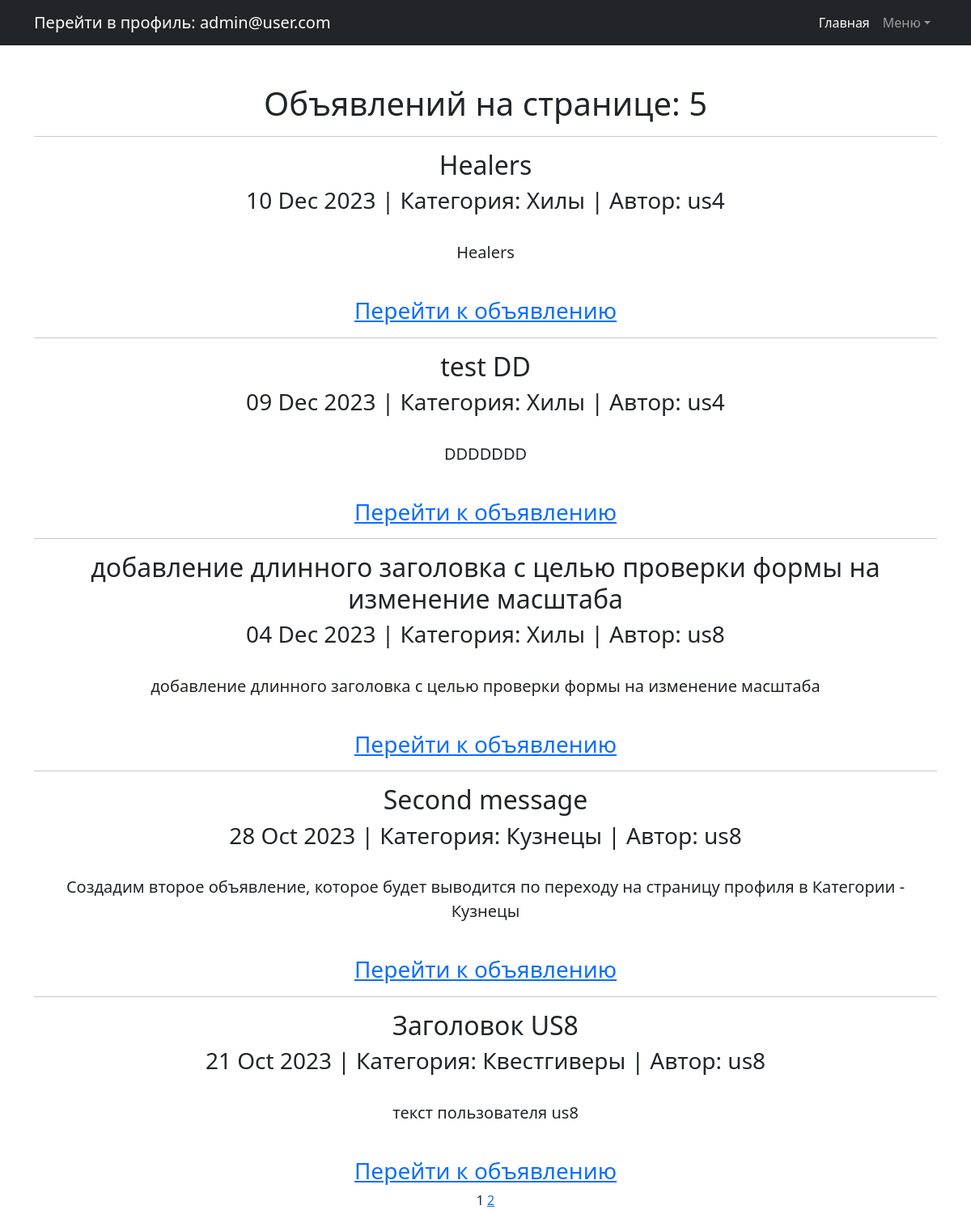
/messages/ (signed in), run on the app's committed database.
### Board/models.py (models this page shows, shortened)
class Message(models.Model):
    VARIETY = (
        ('Tanks', 'Танки'),
        ('Healers', 'Хилы'),
        ('DD', 'ДД'),
        ('Traders', 'Торговцы'),
        ('Gildmasters', 'Гилдмастеры'),
        ('Questgivers', 'Квестгиверы'),
        ('Blacksmiths', 'Кузнецы'),
        ('Tanners', 'Кожевники'),
        ('PotionMakers', 'Зельевары'),
        ('SpellMasters', 'Мастера заклинаний'),
    )
    message_header = models.CharField(max_length=255, default='', verbose_name='Заголовок')  # Заголовок объявления
    message_text = models.TextField(default="", verbose_name='Текст объявления')  # Текстовое содержимое объявления
    data_create = models.DateTimeField(auto_now_add=True, verbose_name='Дата создания')  # Дата создания объявления
    category = models.CharField(max_length=20, choices=VARIETY, default='Tanks', blank=False, verbose_name='Категория')
    files = models.FileField(upload_to='files/%Y/%m/%d', verbose_name='Файл',
                             default=None, null=True, blank=True)
    photo = models.ImageField(upload_to='photos/%Y/%m/%d', verbose_name='Фото',
                              default=None, null=True, blank=True)
    message_user = models.ForeignKey(User, related_name='m_user', on_delete=models.CASCADE)

### Board/views.py (the view)
# urls.py: path('messages/', MessageList.as_view(), name='message_list'),  # вывод Объявлений на базе ListView
class MessageList(ListView):
    model = Message
    ordering = '-data_create'
    template_name = 'messages.html'
    context_object_name = 'messages'
    paginate_by = 5

### templates/messages.html (shortened to what this page needs)
{% extends 'default.html' %}
{% block content %}
<h1>Объявлений на странице: {{messages|length}}</h1>
    {% if messages %}
        {% for message in messages %}
            <hr>
            <h2>{{ message.message_header }}</h2>
            <h3>{{ message.data_create|date:'d M Y' }}  |  Категория: {{ message.get_category_display }}  |  Автор: {{ message.message_user }}</h3>
            <br>
            <p class="lead">{{ message.message_text }}</p>
            <br>
            {% if  request.user.id  !=  message.message_user.id  %}
                <h3><a href="{% url 'message_detail' pk=message.id %}">Перейти к объявлению</a></h3>
            {% else %}
                <h3><a href="{% url 'message_detail' pk=message.id %}">Перейти к объявлению</a></h3>
                <h3><a href="{% url 'message_edit' pk=message.id %}">Изменить</a> |
                <a href="{% url 'message_delete' message.id %}">Удалить</a></h3>
            {% endif %}
        {% endfor %}
   {% else %}
       <h2>Статей нет!</h2>
   {% endif %}
   {{ page_obj.number }}
   {% if page_obj.has_next %}
       <a href="?page={{ page_obj.next_page_number }}">{{ page_obj.next_page_number }}</a>
   {% endif %}
{% endblock content %}

### templates/default.html (shortened to what this page needs)
<!DOCTYPE html>
<html lang="en">
    <head>
        {% load static %}
        <link href="{% static 'css/styles.css' %}" rel="stylesheet" />
    </head>
    <body>
        <nav class="navbar navbar-expand-lg navbar-dark bg-dark">
            <div class="container">
                {% if user.is_authenticated %}
                    <a class="navbar-brand" href="{% url 'profile' %}">Перейти в профиль: {{request.user.email}}</a>
                {% else %}
                    <div class="navbar-brand">Не авторизованный пользователь:
                        <a class="navbar-brand" href="{% url 'register' %}">Зарегистрируйтесь</a>
                        или
                        <a class="navbar-brand" href="{% url 'login' %}">Войдите на портал</a>
                    </div>
                {% endif %}
                <div class="collapse navbar-collapse" id="navbarSupportedContent">
                    <ul class="navbar-nav ms-auto mb-2 mb-lg-0">
                        <li class="nav-item"><a class="nav-link active" aria-current="page" href="{% url 'message_list' %}">Главная</a></li>
                        <li class="nav-item dropdown">
                            <a class="nav-link dropdown-toggle" id="navbarDropdown" href="#" role="button" data-bs-toggle="dropdown" aria-expanded="true">Меню</a>
                        </li>
                    </ul>
                </div>
            </div>
        </nav>
        <div class="container">
            <div class="text-center mt-5">
                <h3>{% block content %}{{ flatpage.content }}{% endblock content %}</h3>
            </div>
        </div>
    </body>
</html>

### data on the page
Message: message_header "Healers", data_create "10 Dec 2023", category "Хилы", message_user "us4", message_text "Healers", shows "Перейти к объявлению"
Message: message_header "test DD", data_create "09 Dec 2023", category "Хилы", message_user "us4", message_text "DDDDDDD", shows "Перейти к объявлению"
Message: message_header "добавление длинного заголовка с целью проверки формы на изменение масштаба", data_create "04 Dec 2023", category "Хилы", message_user "us8", message_text "добавление длинного заголовка с целью проверки формы на изменение масштаба", shows "Перейти к объявлению"
Message: message_header "Second message", data_create "28 Oct 2023", category "Кузнецы", message_user "us8", message_text "Создадим второе объявление, которое будет выводится по переходу на страницу профиля в Категории - Кузнецы", shows "Перейти к объявлению"
Message: message_header "Заголовок US8", data_create "21 Oct 2023", category "Квестгиверы", message_user "us8", message_text "текст пользователя us8", shows "Перейти к объявлению"

### other printed values
{{ request.user.email }} "admin@user.com"
{{ messages|length }} "5"
{{ page_obj.number }} "1"
{{ page_obj.next_page_number }} "2"
